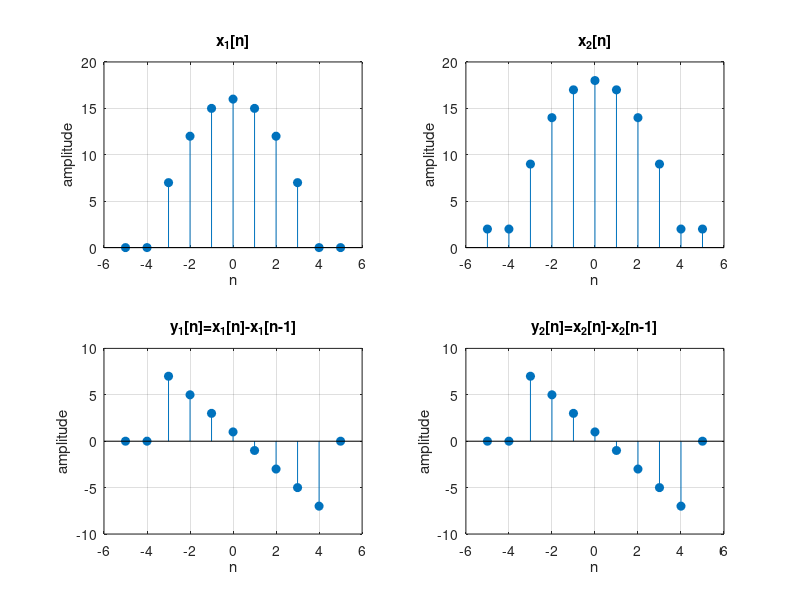

Write MATLAB code to recreate this figure.
% MATLAB Script
% Press Ctrl+Enter to run

%plot signals and backward diffrences 
%backward diffrence is y[n]=x[n]-x[n-1] 

%use stem() function because these are discrete

%part a
clear; 
clc; 
close all; 

%define time range in discrete 
%because n is -4<=t<=4 we use -5 and 5
n=-5:5; 

%logical index for range 
inside= (n >= -4) & (n <=4);
%define x1[n] 
x1=zeros(size(n)); 
x1(inside) = 16 - n(inside).^2;

%define x2[n] 
x2=2*ones(size(n)); 
x2(inside) = 18 - n(inside).^2;

%calculate backward diffrence 
y1= x1-[0,x1(1:end-1)];

% x2 is equal to 2 outside its specified range 
y2= x2-[2,x2(1:end-1)];

%plot signals 
figure; 

subplot(2,2,1); 
stem(n,x1,'filled');
title('x_1[n]');
xlabel('n');
ylabel('amplitude');
grid on; 

subplot(2,2,2); 
stem(n,x2,'filled');
title('x_2[n]');
xlabel('n');
ylabel('amplitude');
grid on; 

subplot(2,2,3); 
stem(n,y1,'filled');
title('y_1[n]=x_1[n]-x_1[n-1]');
xlabel('n');
ylabel('amplitude');
grid on; 

subplot(2,2,4); 
stem(n,y2,'filled');
title('y_2[n]=x_2[n]-x_2[n-1]');
xlabel('n');
ylabel('amplitude');
grid on;
